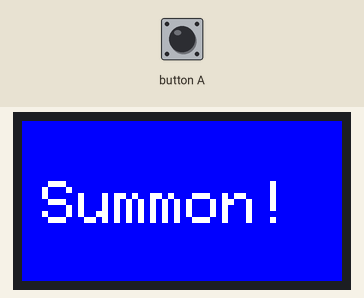
Bench run of a sketch on a simulated ESP32. Shown: 160×80 colour display. Inputs (shaded band) come from the test bench. Random numbers use the default seed unless the sketch sets one.

Above: at 2.3 s.
2.4 s: button A pressed for 0.15 s
At 4.8 s:
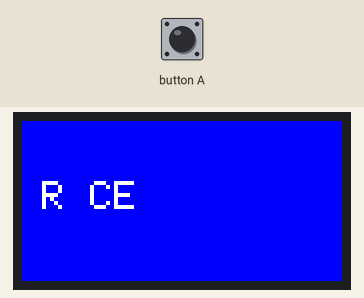
5.2 s: button A pressed for 1 s
At 6.7 s:
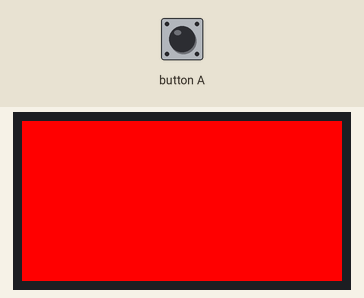
6.8 s: button A pressed for 3.2 s
At 11.4 s:
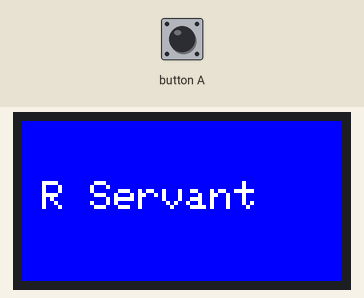
11.5 s: button A pressed for 0.15 s
At 14.0 s:
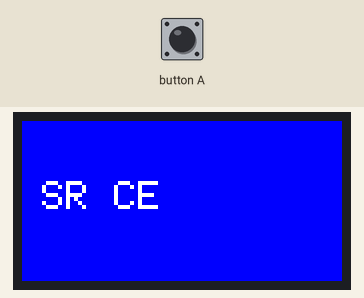
14.3 s: button A pressed for 0.15 s
At 16.3 s:
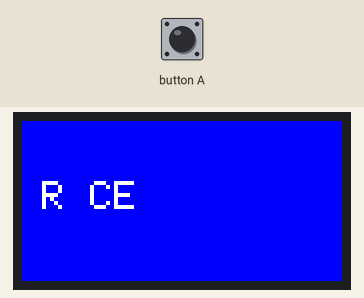
17.1 s: button A pressed for 3.2 s
At 22.3 s:
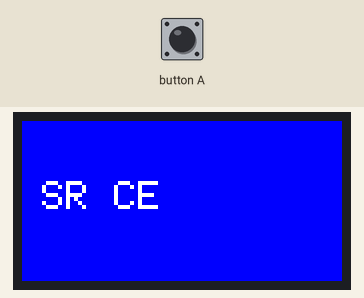
Timing chart, 0 to 23.5 s (numbered marks = the images above; inputs shaded):
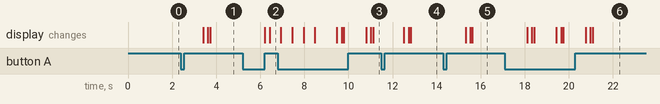

The sketch:

FGOSummonSimulator.ino
```cpp
/*FGO Summon Simulator
By Radipp*/

//Libaries
#include <M5StickC.h>

void setup() {
  //Initiation, to set up your intro screen right

  M5.begin();
  M5.IMU.Init();
  M5.Lcd.setRotation(1);
  M5.Lcd.fillScreen(TFT_BLUE);
  M5.Lcd.setTextColor(TFT_WHITE);  // Adding a background colour erases previous text automatically
  M5.Lcd.setCursor(10, 30);
  M5.Lcd.setTextSize(3);
  M5.Lcd.print("Summon!");
  delay(1000);

}

void loop() {
  // It breaks wait loop when the button is pressed
  while(1) {
    if (digitalRead(M5_BUTTON_HOME) == LOW ) {
      break;
    }
  }

  delay(1000);
  int number = random(1,1000);
  M5.Lcd.fillScreen(TFT_BLACK);
  delay (200);

  //Getting SSR gives you rainbow flash
  if (number <= 7) {
      M5.Lcd.fillScreen(TFT_RED);
      delay (500);
      M5.Lcd.fillScreen(TFT_BLUE);
      delay (500);
      M5.Lcd.fillScreen(TFT_GREEN);
      delay (500);
      M5.Lcd.fillScreen(TFT_YELLOW);
      delay (500);
      M5.Lcd.setTextColor(TFT_BLACK);
      M5.Lcd.setCursor(10, 30);
      M5.Lcd.setTextSize(2);
      M5.Lcd.print("Rate-Up SSR Servant");
  }

  else if (number <= 10) {
      M5.Lcd.fillScreen(TFT_RED);
      delay (500);
      M5.Lcd.fillScreen(TFT_BLUE);
      delay (500);
      M5.Lcd.fillScreen(TFT_GREEN);
      delay (500);
      M5.Lcd.fillScreen(TFT_YELLOW);
      delay (500);
      M5.Lcd.setTextColor(TFT_BLACK);
      M5.Lcd.setCursor(10, 30);
      M5.Lcd.setTextSize(2);
      M5.Lcd.print("Spook SSR Servant");
  }
  else if (number <= 30) {
      M5.Lcd.fillScreen(TFT_YELLOW);
      delay (100);
      M5.Lcd.setTextColor(TFT_BLACK);
      M5.Lcd.setCursor(10, 30);
      M5.Lcd.setTextSize(2);
      M5.Lcd.print("Rate-Up SR Servant");
  }

    else if (number <= 40) {
      M5.Lcd.fillScreen(TFT_YELLOW);
      delay (100);
      M5.Lcd.setTextColor(TFT_BLACK);
      M5.Lcd.setCursor(10, 30);
      M5.Lcd.setTextSize(2);
      M5.Lcd.print("Spook SR Servant");
  }

    else if (number <= 80) {
      M5.Lcd.fillScreen(TFT_BLUE);
      delay (100);
      M5.Lcd.setTextColor(TFT_WHITE);
      M5.Lcd.setCursor(10, 30);
      M5.Lcd.setTextSize(2);
      M5.Lcd.print("SSR CE");
  }

    else if (number <= 200) {
      M5.Lcd.fillScreen(TFT_BLUE);
      delay (100);
      M5.Lcd.setTextColor(TFT_WHITE);
      M5.Lcd.setCursor(10, 30);
      M5.Lcd.setTextSize(2);
      M5.Lcd.print("SR CE");
  }

    else if (number <= 600) {
      M5.Lcd.fillScreen(TFT_BLUE);
      delay (100);
      M5.Lcd.setTextColor(TFT_WHITE);
      M5.Lcd.setCursor(10, 30);
      M5.Lcd.setTextSize(2);
      M5.Lcd.print("R Servant");
  }

      else if (number <= 1001) {
      M5.Lcd.fillScreen(TFT_BLUE);
      delay (100);
      M5.Lcd.setTextColor(TFT_WHITE);
      M5.Lcd.setCursor(10, 30);
      M5.Lcd.setTextSize(2);
      M5.Lcd.print("R CE");
  }
}
```

Measured:
- after the input at 2.4 s, the display: first changes after 1.0 s (image 1 shows a later state)
- after the input at 5.2 s, the display: first changes after 1.0 s (image 2 shows a later state)
- after the input at 11.5 s, the display: first changes after 1.0 s (image 4 shows a later state)
- after the input at 14.3 s, the display: first changes after 1.0 s (image 5 shows a later state)
- after the input at 17.1 s, the display: first changes after 1.0 s (image 6 shows a later state)
